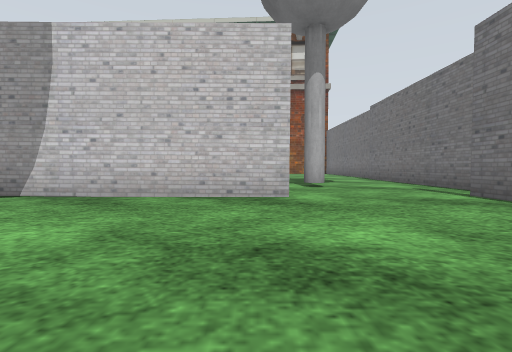
[1] (above)

18 first-person views from a walk through a Gazebo world. The camera is 0.5 m above the floor, tilts 2° down and sees 85° across. The floor is counted in squares, 1 m on a side. Each view is taken from the middle of a square. On the plan, view 1 faces up. The plan holds only what a view shows up to about 9 squares ahead; the rest is blank. The place goes on beyond the plan. Some stock models are drawn as simple stand-ins. Some surface patterns are stand-ins.

[2]
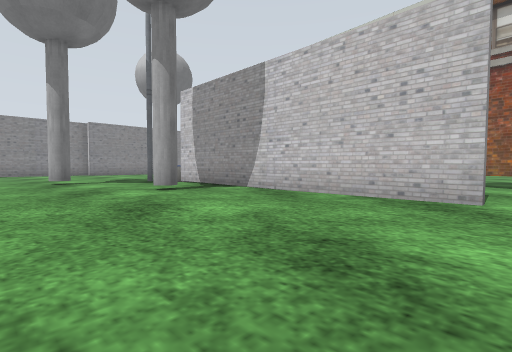

[3]
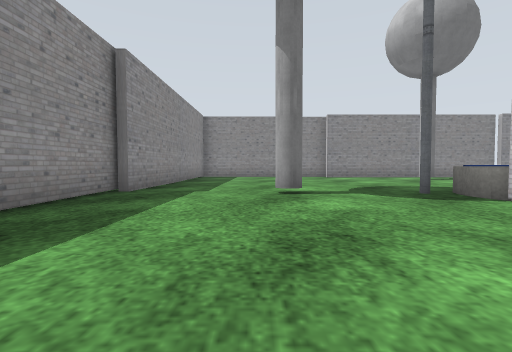

[4]
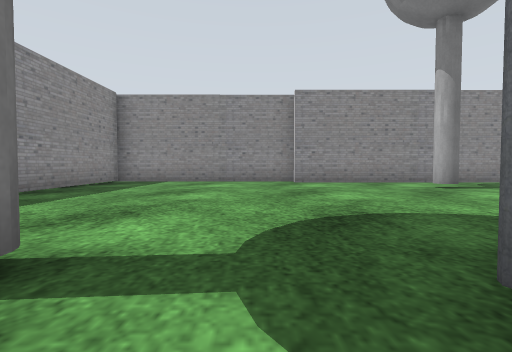

[5]
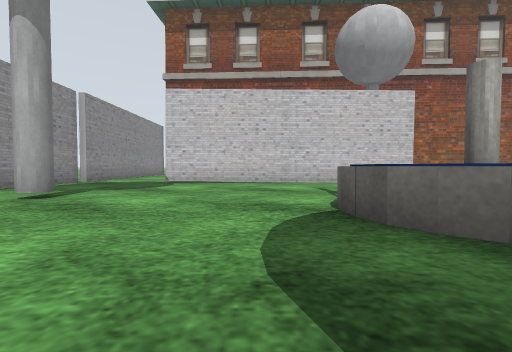

[6]
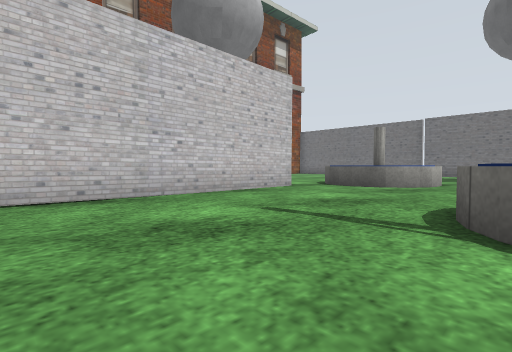

[7]
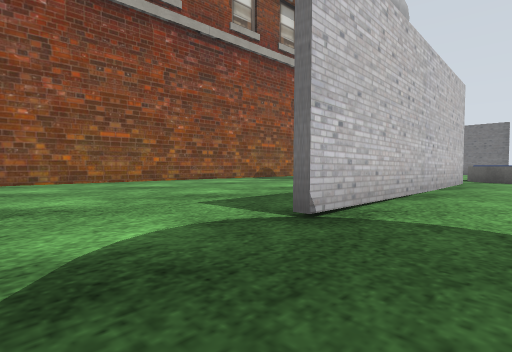

[8]
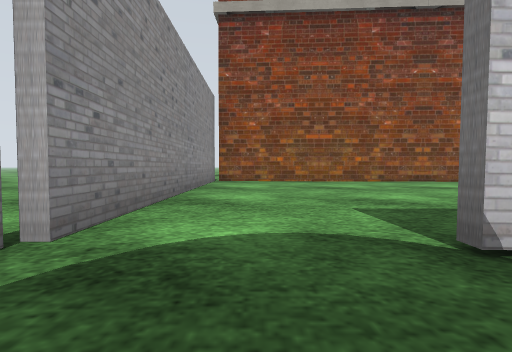

[9]
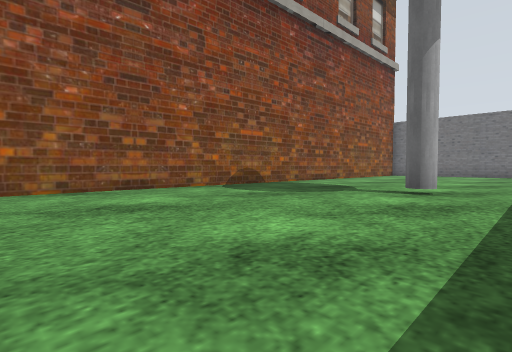

[10]
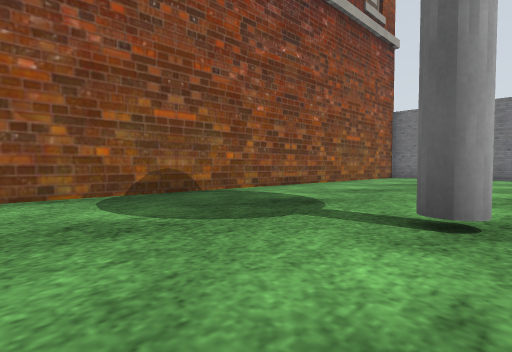

[11]
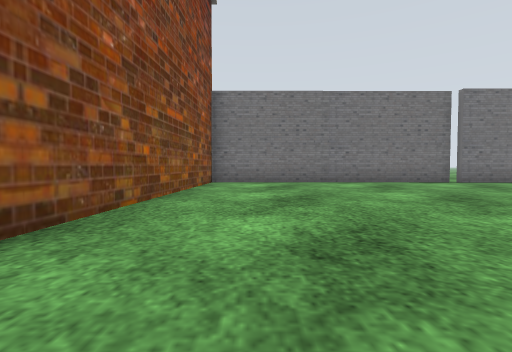

[12]
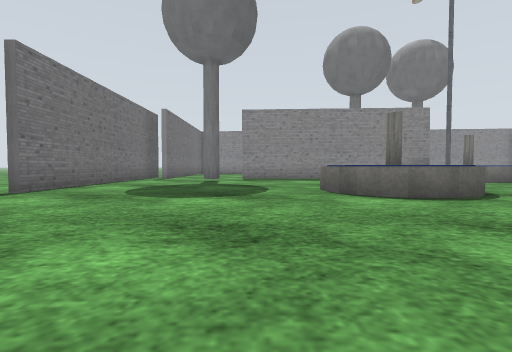

[13]
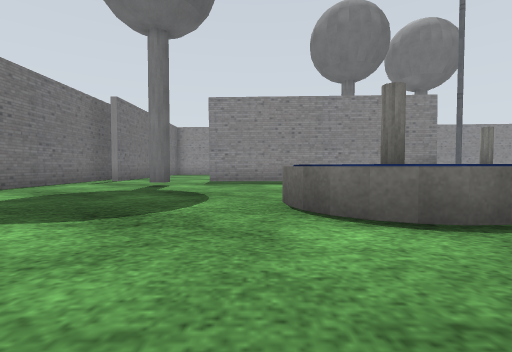

[14]
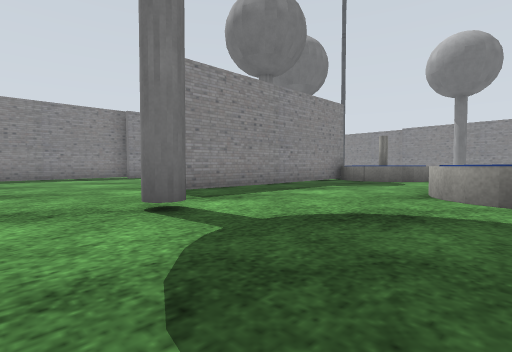

[15]
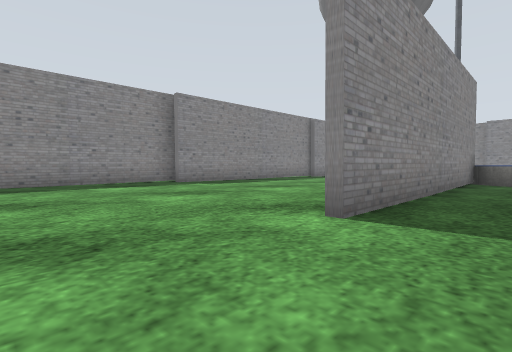

[16]
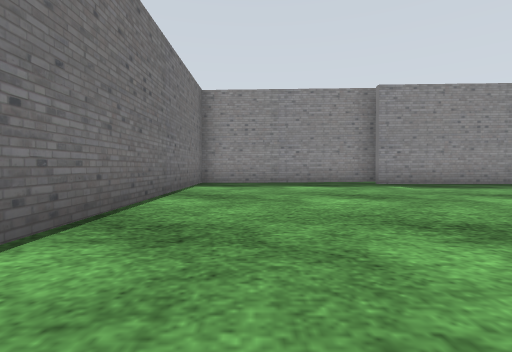

[17]
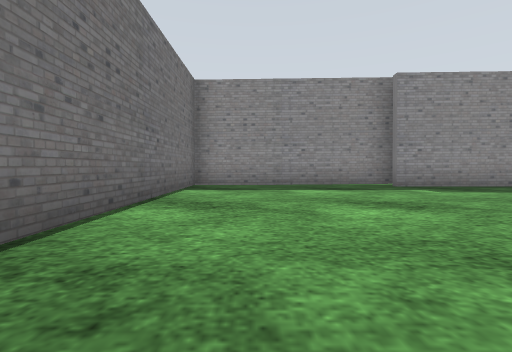

[18]
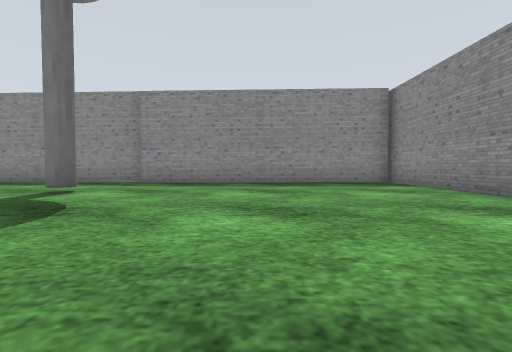

### Floor plan
Key: @ floor where view 1 was taken; # wall or solid block; x gap in a wall; . floor; T tree; F fountain; L lamp; S fire station.
Columns run from 16 left of view 1 to 5 right of it. Each row starts with its distance up from view 1.
 20  S
 19  #SSSSSSSSSSSSSSSS
 18  #...................#
 17  #...................#
 16  #...................#
 15  #.........T.........#
 14  #.........T.........#
 13  #...................#
 12 ##..#######..F.......#
 11 #...........FFF......x
 10 #...........FFF......#
  9 #...........FFF......#
  8 #.T..................#
  7 #.TT...FFFF......TT..#
  6 #......FFFF..........#
  5 #......FFF#######...##
  4 #.......L...........#
  3 #..........T........#
  2 #.......T...........#
  1 #.......T...........#
  0 #...............@...#
 -1 #...................#
 -2 ###############.....#
 -3               #######

Positions as (right, up) in squares from view 1, and headings:
1: (0, 0), facing up
2: (1, 0), facing up-left
3: (-3, 1), facing left
4: (-7, 3), facing left
5: (-10, 3), facing up
6: (-11, 7), facing up-right
7: (-15, 10), facing up-right
8: (-14, 10), facing up
9: (-11, 13), facing up-right
10: (-8, 14), facing up-right
11: (-4, 17), facing right
12: (0, 16), facing down
13: (-1, 14), facing down
14: (3, 10), facing down-left
15: (3, 6), facing down-left
16: (2, 6), facing down
17: (2, 5), facing down
18: (-12, 7), facing down
